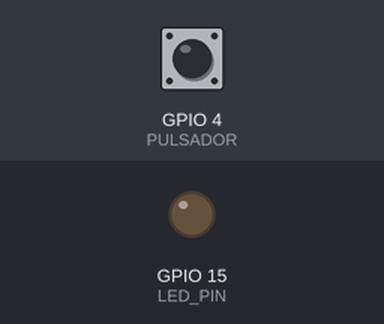
Simulated run of this program. Board: ESP32. Parts: output pins drawn as LEDs (lit = HIGH). Inputs (shaded band) come from the test bench; at power-on: GPIO 4 (PULSADOR) HIGH.

Above: at 0.8 s.
0.9 s: GPIO 4 (PULSADOR) pulled LOW for 0.15 s
At 0.97 s:
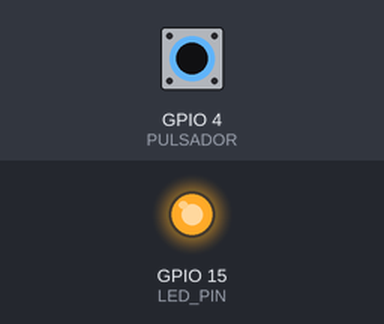
2.5 s: GPIO 4 (PULSADOR) pulled LOW for 3.2 s
At 6.4 s:
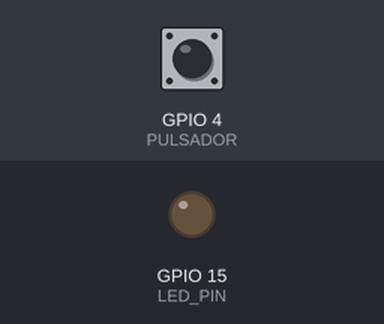
Timing chart, 0 to 7.9 s (numbered marks = the images above; inputs shaded):
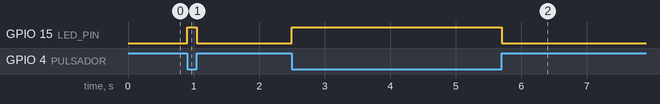

Measured:
- after the input at 0.9 s, GPIO 15 (LED_PIN): LOW → HIGH at once, → LOW 0.15 s later
- after the input at 2.5 s, GPIO 15 (LED_PIN): LOW → HIGH at once, → LOW 3.2 s later

The program:

main.cpp
```cpp
#include <freertos/FreeRTOS.h>
#include <freertos/task.h>
#include <driver/gpio.h>

constexpr gpio_num_t PULSADOR = GPIO_NUM_4;
constexpr gpio_num_t LED_PIN = GPIO_NUM_15;

extern "C" void app_main();

void app_main() {

    // setup
    gpio_config_t config = {};

    config.pin_bit_mask = (1<<LED_PIN);
    config.mode = GPIO_MODE_OUTPUT;
    config.pull_up_en = GPIO_PULLUP_DISABLE;
    config.pull_down_en = GPIO_PULLDOWN_DISABLE;
    config.intr_type = GPIO_INTR_DISABLE;

    gpio_config(&config);

    config.pin_bit_mask = (1<<PULSADOR);
    config.mode = GPIO_MODE_INPUT;
    config.pull_up_en = GPIO_PULLUP_ENABLE;
    config.pull_down_en = GPIO_PULLDOWN_DISABLE;
    config.intr_type = GPIO_INTR_DISABLE;

    gpio_config(&config);

    // loop
    while(1) {
        if (gpio_get_level(PULSADOR))
            gpio_set_level(LED_PIN, 0);
        else
            gpio_set_level(LED_PIN, 1);
    }
}
```
